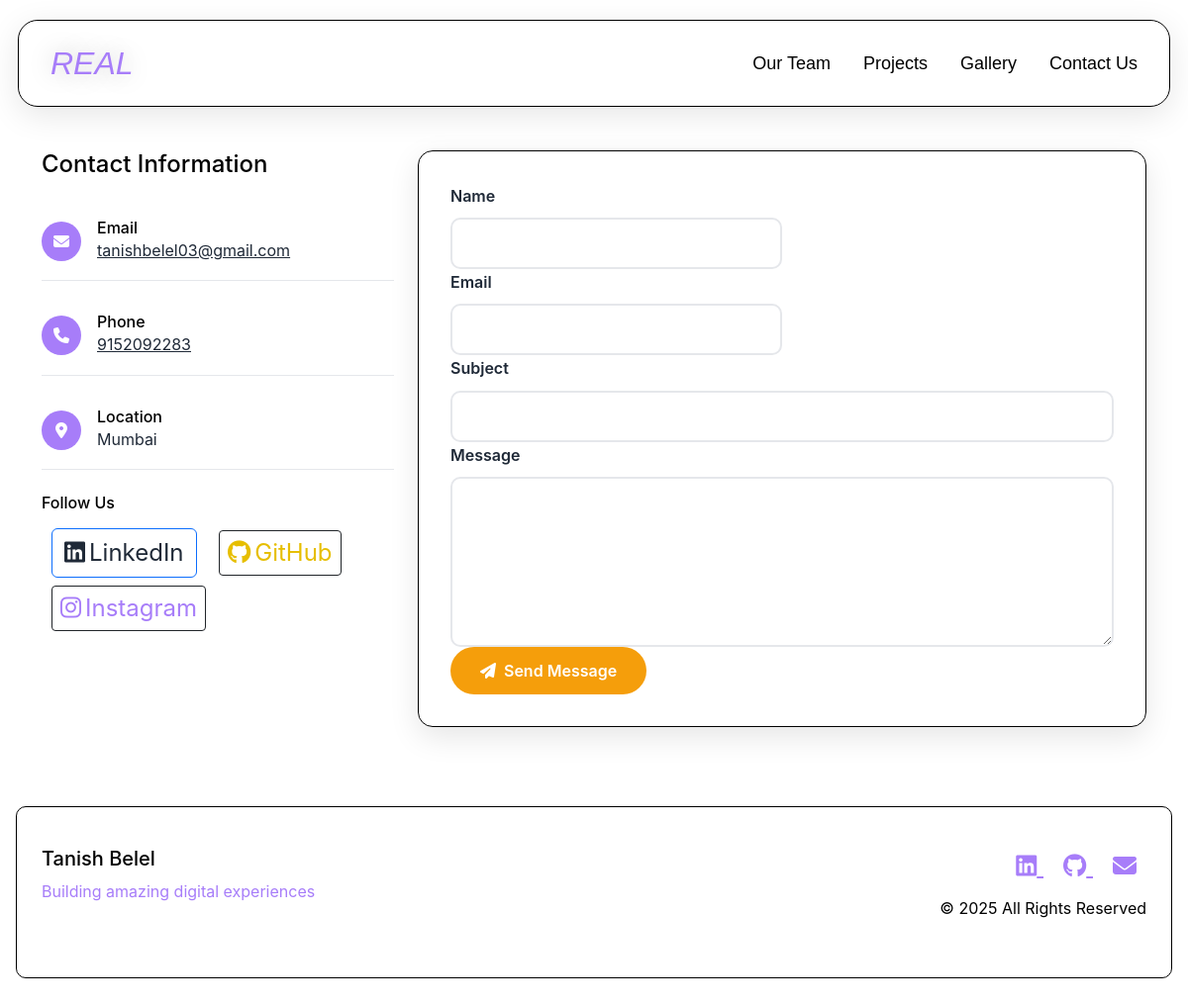
The app's page /contact/, older data.
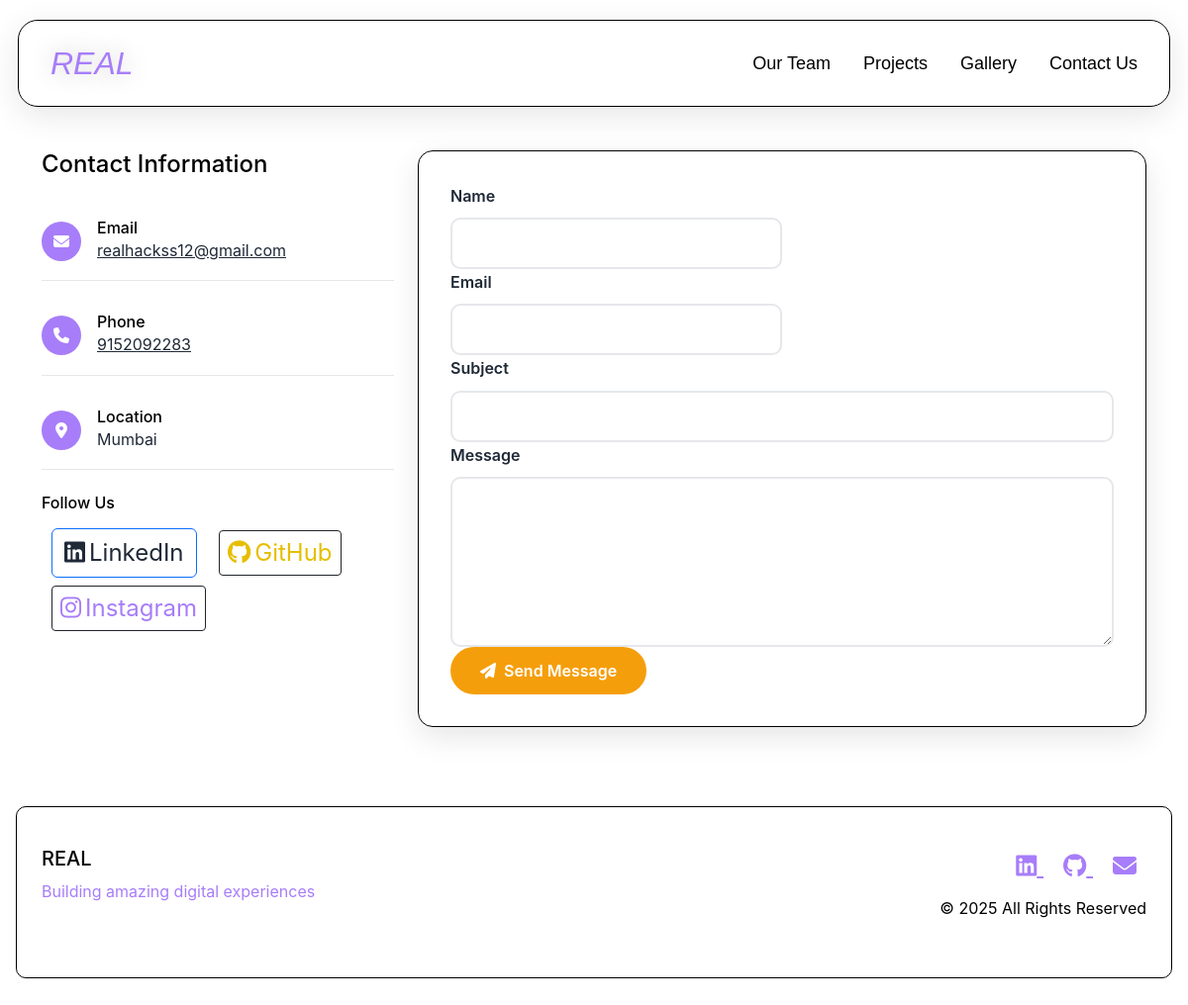
The same page, newer data.
### main/models.py (models this page shows, shortened)
class Profile(models.Model):
    name = models.CharField(max_length=100)
    title = models.CharField(max_length=200)
    email = models.EmailField()
    phone = models.CharField(max_length=20)
    location = models.CharField(max_length=100)
    bio = models.TextField()
    profile_image = models.ImageField(upload_to='profile/', blank=True, null=True)
    resume = models.FileField(upload_to='resume/', blank=True, null=True)
    linkedin_url = models.URLField(blank=True, null=True)
    github_url = models.URLField(blank=True, null=True)
    instagram_url = models.URLField(blank=True, null=True)
    created_at = models.DateTimeField(auto_now_add=True)
    updated_at = models.DateTimeField(auto_now=True)
    class Meta:
        verbose_name = 'Profile'
        verbose_name_plural = 'Profile'

### main/views.py (the view, shortened to what this page needs)
# urls.py: path('contact/', views.contact, name='contact'),
@csrf_exempt
def contact(request):
    context = {
        'profile': Profile.objects.first(),
    }
    return render(request, 'contact.html', context)

### main/templates/contact.html (shortened to what the changed rows need)
{% extends 'base.html' %}
{% block content %}
 <div class="cc">
<section class="section">
    <div class="container">
        <div class="row">
            <div class="col-lg-4 mb-5" data-aos="fade-right">
                <div class="contact-info">
                    {% if profile %}
                    {% if profile.email %}
                    <div class="contact-item mb-3">
                        <div class="d-flex align-items-center">
                            <div class="contact-icon me-3">
                                <i class="fas fa-envelope"></i>
                            </div>
                            <div>
                                <h6 class="mb-0">Email</h6>
                                <a href="mailto:{{ profile.email }}" class="text">{{ profile.email }}</a>
                            </div>
                        </div>
                    </div>
                    {% endif %}
                    {% if profile.phone %}
                    <div class="contact-item mb-3">
                        <div class="d-flex align-items-center">
                            <div class="contact-icon me-3">
                                <i class="fas fa-phone"></i>
                            </div>
                            <div>
                                <h6 class="mb-0">Phone</h6>
                                <a href="tel:{{ profile.phone }}" class="text">{{ profile.phone }}</a>
                            </div>
                        </div>
                    </div>
                    {% endif %}
                    {% if profile.location %}
                    <div class="contact-item mb-3">
                        <div class="d-flex align-items-center">
                            <div class="contact-icon me-3">
                                <i class="fas fa-map-marker-alt"></i>
                            </div>
                            <div>
                                <h6 class="mb-0">Location</h6>
                                <span class="text">{{ profile.location }}</span>
                            </div>
                        </div>
                    </div>
                    {% endif %}
                    {% endif %}
                </div>
            </div>
        </div>
    </div>
</section>
 </div>
{% endblock %}

### main/templates/base.html (shortened to what this page needs)
<!DOCTYPE html>
<html lang="en">
<head>
    <link href="https://cdnjs.cloudflare.com/ajax/libs/bootstrap/5.3.0/css/bootstrap.min.css" rel="stylesheet">
    <link href="https://cdnjs.cloudflare.com/ajax/libs/font-awesome/6.4.0/css/all.min.css" rel="stylesheet">
    <link href="https://cdnjs.cloudflare.com/ajax/libs/aos/2.3.4/aos.css" rel="stylesheet">
</head>
<body>
   <nav class="glass-navbar navbar navbar-expand-lg">
    <div class="container-fluid p-0">
        <a class="navbar-brand-custom" href="{% url 'main:home' %}">
            <span class="real-text">REAL</span>
        </a>
        <div class="collapse navbar-collapse" id="navbarContent">
            <ul class="navbar-nav-custom ms-auto">
                <li><a href="{% url 'main:about' %}">Our Team</a></li>
                <li>
                    <a href="{% url 'main:projects' %}">Projects</a>
                </li>
                <li><a href="{% url 'main:certificates' %}">Gallery</a></li>
                <li><a href="{% url 'main:contact' %}">Contact Us</a></li>
            </ul>
        </div>
    </div>
</nav>
        <main>
            {% block content %}
            {% endblock %}
        </main>
    <footer class="footer">
        <div class="container">
            <div class="row">
                <div class="col-md-6">
                    <h5>{% if profile %}{{ profile.name }}{% else %}Portfolio{% endif %}</h5>
                    <p style = "color: #a77df9;">
                        Building amazing digital experiences
                    </p>
                </div>
                <div class="col-md-6 text-md-end">
                    <div class="social-links">
                        {% if profile.linkedin_url %}
                        <a href="{{ profile.linkedin_url }}" target="_blank" title="LinkedIn">
                            <i class="fab fa-linkedin"></i>
                        </a>
                        {% endif %}
                        {% if profile.github_url %}
                        <a href="{{ profile.github_url }}" target="_blank" title="GitHub">
                            <i class="fab fa-github"></i>
                        </a>
                        {% endif %}
                        <a href="{% url 'main:contact' %}" title="Contact">
                            <i class="fas fa-envelope"></i>
                        </a>
                    </div>
                    <p class="text-zinc-800 mt-2">
                        © {% now "Y" %} All Rights Reserved
                    </p>
                </div>
            </div>
        </div>
    </footer>
</body>
</html>

Row changes from the older to the newer data that the page shows:
changed Profile "Mumbai": email "tanishbelel03@gmail.com" → "realhackss12@gmail.com"; name "Tanish Belel" → "REAL"
